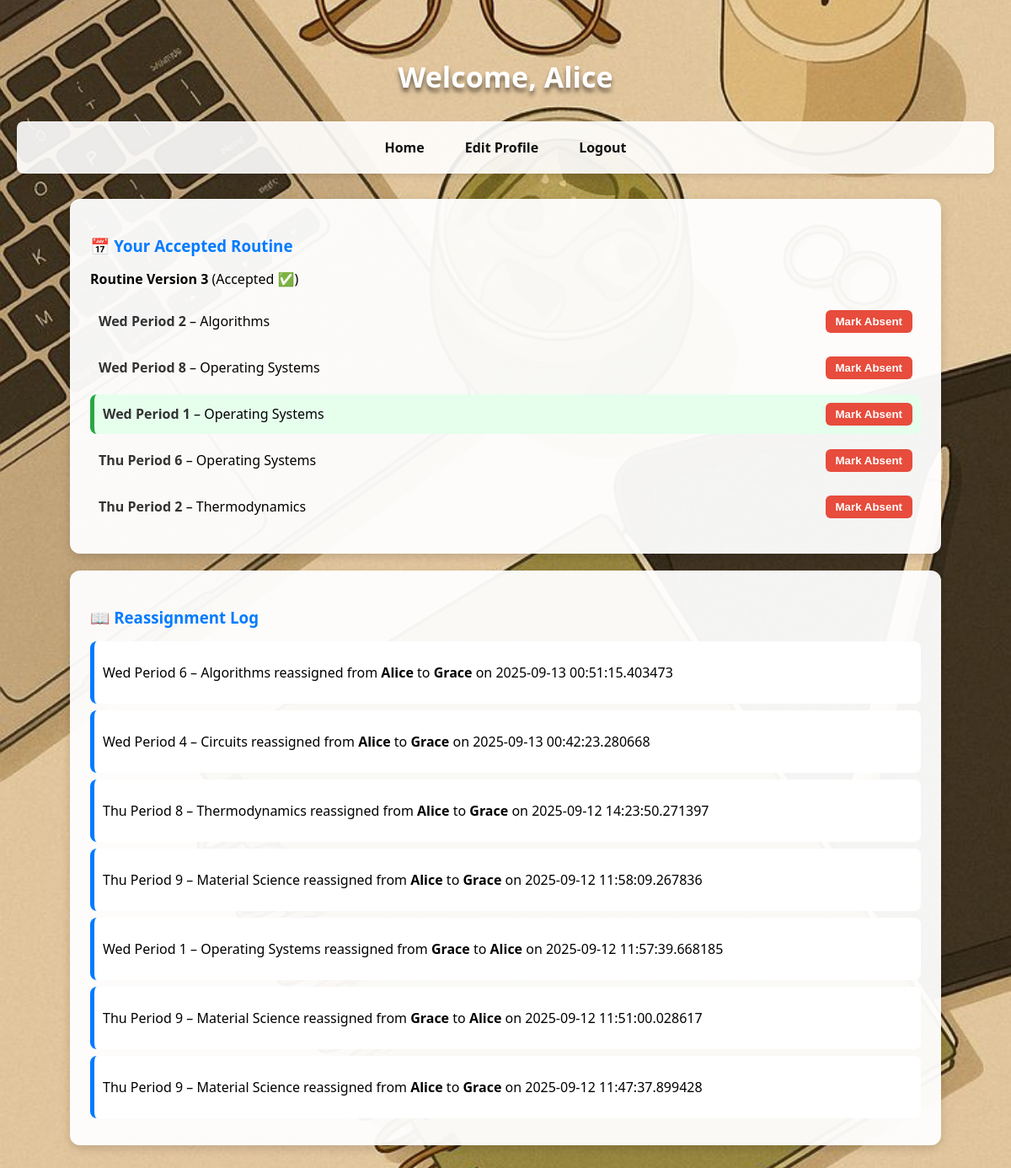
The page /teacherdashboard/2 on the database its author committed.
### app.py (models this page shows)
class Teacher(db.Model):
    __tablename__ = 'teacher'
    id = db.Column(db.Integer, primary_key=True, autoincrement=True)
    name = db.Column(db.String(100), nullable=False)
    email = db.Column(db.String(100), unique=True, nullable=False)
    password = db.Column(db.String(255), nullable=False)
    phone = db.Column(db.String(15), unique=True, nullable=False)
    address = db.Column(db.String(255))
    department_id = db.Column(db.Integer, db.ForeignKey('department.id'))
    classroom_id = db.Column(db.Integer, db.ForeignKey('classroom.id'))
    is_dean = db.Column(db.Boolean, default=False)
    workload = db.Column(db.Integer, default=0, nullable=False)
    subjects = db.relationship('Subject', backref='teacher')
    routine_slots = db.relationship('RoutineSlot', back_populates='teacher')

class Routine(db.Model):
    __tablename__ = 'routine'
    id = db.Column(db.Integer, primary_key=True, autoincrement=True)
    section_id = db.Column(db.Integer, db.ForeignKey('section.id'), nullable=False)
    version = db.Column(db.Integer, nullable=False, default=1)
    finalized = db.Column(db.Boolean, default=False)
    slots = db.relationship('RoutineSlot', back_populates='routine', cascade="all, delete-orphan")

class RoutineSlot(db.Model):
    __tablename__ = 'routine_slot'   # singular name used by SubstituteLog below
    id = db.Column(db.Integer, primary_key=True, autoincrement=True)
    routine_id = db.Column(db.Integer, db.ForeignKey('routine.id'), nullable=False)
    day = db.Column(db.String(10), nullable=False)
    period = db.Column(db.Integer, nullable=False)
    subject_id = db.Column(db.Integer, db.ForeignKey('subject.id'), nullable=False)
    teacher_id = db.Column(db.Integer, db.ForeignKey('teacher.id'), nullable=True)
    routine = db.relationship('Routine', back_populates='slots')
    subject = db.relationship('Subject', back_populates='routine_slots')   # simple access to subject.name
    teacher = db.relationship('Teacher', back_populates='routine_slots')   # simple access to teacher.name

class Subject(db.Model):
    __tablename__ = 'subject'
    id = db.Column(db.Integer, primary_key=True, autoincrement=True)
    name = db.Column(db.String(100), nullable=False)
    department_id = db.Column(db.Integer, db.ForeignKey('department.id'), nullable=False)
    teacher_id = db.Column(db.Integer, db.ForeignKey('teacher.id'), nullable=True)
    routine_slots = db.relationship('RoutineSlot', back_populates='subject')

class SubstituteLog(db.Model):
    __tablename__ = 'substitute_log'
    id = db.Column(db.Integer, primary_key=True)
    slot_id = db.Column(db.Integer, db.ForeignKey('routine_slot.id'))
    from_teacher_id = db.Column(db.Integer, db.ForeignKey('teacher.id'))
    to_teacher_id = db.Column(db.Integer, db.ForeignKey('teacher.id'))
    timestamp = db.Column(db.DateTime, default=datetime.utcnow)
    slot = db.relationship('RoutineSlot')
    from_teacher = db.relationship('Teacher', foreign_keys=[from_teacher_id])
    to_teacher = db.relationship('Teacher', foreign_keys=[to_teacher_id])

### app.py (the view)
@app.route('/teacherdashboard/<int:id>', methods=['GET'])
def teacherdashboard(id):
    teacher = Teacher.query.get_or_404(id)
    if teacher.is_dean:
        flash("⚠️ Access Denied")
        return redirect("/")
    slots = RoutineSlot.query.filter_by(teacher_id=teacher.id).all()
    routine_ids = {s.routine_id for s in slots}
    routines = Routine.query.filter(Routine.id.in_(routine_ids)).all() if routine_ids else []
    logs = SubstituteLog.query.order_by(SubstituteLog.timestamp.desc()).all()
    reassigned_slot_ids = {log.slot_id for log in logs if log.to_teacher_id == teacher.id}
    for s in slots:
        s.added = s.id in reassigned_slot_ids
    absent_slot_ids = {log.slot_id for log in logs if log.from_teacher_id == teacher.id}
    for s in slots:
        s.absent = s.id in absent_slot_ids
    return render_template(
        'teacherdashboard.html',
        teacher=teacher,
        routines=routines,
        slots=slots,
        logs=logs
    )

### templates/teacherdashboard.html (shortened to what this page needs)
<!DOCTYPE html>
<html lang="en">
<head>
</head>
<body>
<h2>Welcome, {{ teacher.name }}</h2>
<nav>
  <a href="/teacherdashboard/{{ teacher.id }}">Home</a>
  <a href="/teditprofile/{{ teacher.id }}">Edit Profile</a>
  <a href="/logout">Logout</a>
</nav>
<div class="card">
  <h3>📅 Your Accepted Routine</h3>
  {% set accepted = routines | selectattr("finalized", "equalto", True) | sort(attribute="version") | list %}
  {% if accepted %}
    {% set latest = accepted[-1] %}
    <p><strong>Routine Version {{ latest.version }}</strong> (Accepted ✅)</p>
    {% for slot in slots if slot.routine_id==latest.id %}
      <div class="slot {% if slot.absent %}absent{% elif slot.added %}added{% endif %}">
        <div>
          <strong>{{ slot.day }} Period {{ slot.period }}</strong> – {{ slot.subject.name }}
        </div>
        <div>
          <form method="POST" action="{{ url_for('mark_absent') }}" style="display:inline;">
            <button type="submit" class="danger">Mark Absent</button>
          </form>
        </div>
      </div>
    {% endfor %}
  {% else %}
    <p>No accepted routine yet.</p>
  {% endif %}
</div>
<div class="card">
  <h3>📖 Reassignment Log</h3>
  {% for log in logs %}
    <div class="slot-log">
      <p>
        {{ log.slot.day }} Period {{ log.slot.period }} – {{ log.slot.subject.name }}
        reassigned from <b>{{ log.from_teacher.name }}</b> to <b>{{ log.to_teacher.name }}</b>
        on {{ log.timestamp }}
      </p>
    </div>
  {% else %}
    <p>No reassignments yet.</p>
  {% endfor %}
</div>
</body>
</html>

### templates/teacherdashboard.html (style rules this page uses)
body { font-family: 'Segoe UI', Tahoma, Geneva, Verdana, sans-serif; background: url("/static/pic.jpeg") no-repeat center center/cover; margin: 0; padding: 40px 20px; }
h2 { color: #fff; font-size: 34px; margin-bottom: 30px; text-shadow: 0 5px 5px rgba(0,0,0,0.5); text-align: center; }
nav { display: flex; justify-content: center; gap: 20px; margin-bottom: 30px; padding: 12px; background: rgba(255, 255, 255, 0.9); border-radius: 8px; box-shadow: 0 3px 6px rgba(0,0,0,0.1); }
nav a { color: rgb(17, 17, 17); text-decoration: none; font-weight: bold; padding: 8px 14px; border-radius: 6px; transition: background 0.2s; }
.card { background: rgba(255, 255, 255, 0.95); border-radius: 12px; padding: 24px; margin: 20px auto; width: 85%; max-width: 1000px; box-shadow: 0 4px 12px rgba(0,0,0,0.15); }
.card h3 { margin-bottom: 16px; color: #007BFF; }
.slot { padding: 10px; border-radius: 8px; margin: 8px 0; display: flex; justify-content: space-between; align-items: center; }
.slot strong { color: #333; }
.slot.added { background: #e6ffed; border-left: 5px solid #28a745; }
button.danger { padding: 6px 12px; border: none; border-radius: 6px; cursor: pointer; font-weight: bold; background: #e74c3c; color: #fff; }
.slot-log { background: #fff; border-left: 5px solid #007BFF; padding: 10px; border-radius: 8px; margin: 8px 0; }

### rows shown on the page
Teacher: name "Alice"
Routine: version "3"
RoutineSlot: day "Wed", period "2", subject.name "Algorithms"
RoutineSlot: day "Wed", period "8", subject.name "Operating Systems"
RoutineSlot: day "Wed", period "1", subject.name "Operating Systems"
RoutineSlot: day "Thu", period "6", subject.name "Operating Systems"
RoutineSlot: day "Thu", period "2", subject.name "Thermodynamics"
SubstituteLog: slot.day "Wed", slot.period "6", slot.subject.name "Algorithms", from_teacher.name "Alice", to_teacher.name "Grace", timestamp "2025-09-13 00:51:15.403473"
SubstituteLog: slot.day "Wed", slot.period "4", slot.subject.name "Circuits", from_teacher.name "Alice", to_teacher.name "Grace", timestamp "2025-09-13 00:42:23.280668"
SubstituteLog: slot.day "Thu", slot.period "8", slot.subject.name "Thermodynamics", from_teacher.name "Alice", to_teacher.name "Grace", timestamp "2025-09-12 14:23:50.271397"
SubstituteLog: slot.day "Thu", slot.period "9", slot.subject.name "Material Science", from_teacher.name "Alice", to_teacher.name "Grace", timestamp "2025-09-12 11:58:09.267836"
SubstituteLog: slot.day "Wed", slot.period "1", slot.subject.name "Operating Systems", from_teacher.name "Grace", to_teacher.name "Alice", timestamp "2025-09-12 11:57:39.668185"
SubstituteLog: slot.day "Thu", slot.period "9", slot.subject.name "Material Science", from_teacher.name "Grace", to_teacher.name "Alice", timestamp "2025-09-12 11:51:00.028617"
SubstituteLog: slot.day "Thu", slot.period "9", slot.subject.name "Material Science", from_teacher.name "Alice", to_teacher.name "Grace", timestamp "2025-09-12 11:47:37.899428"
